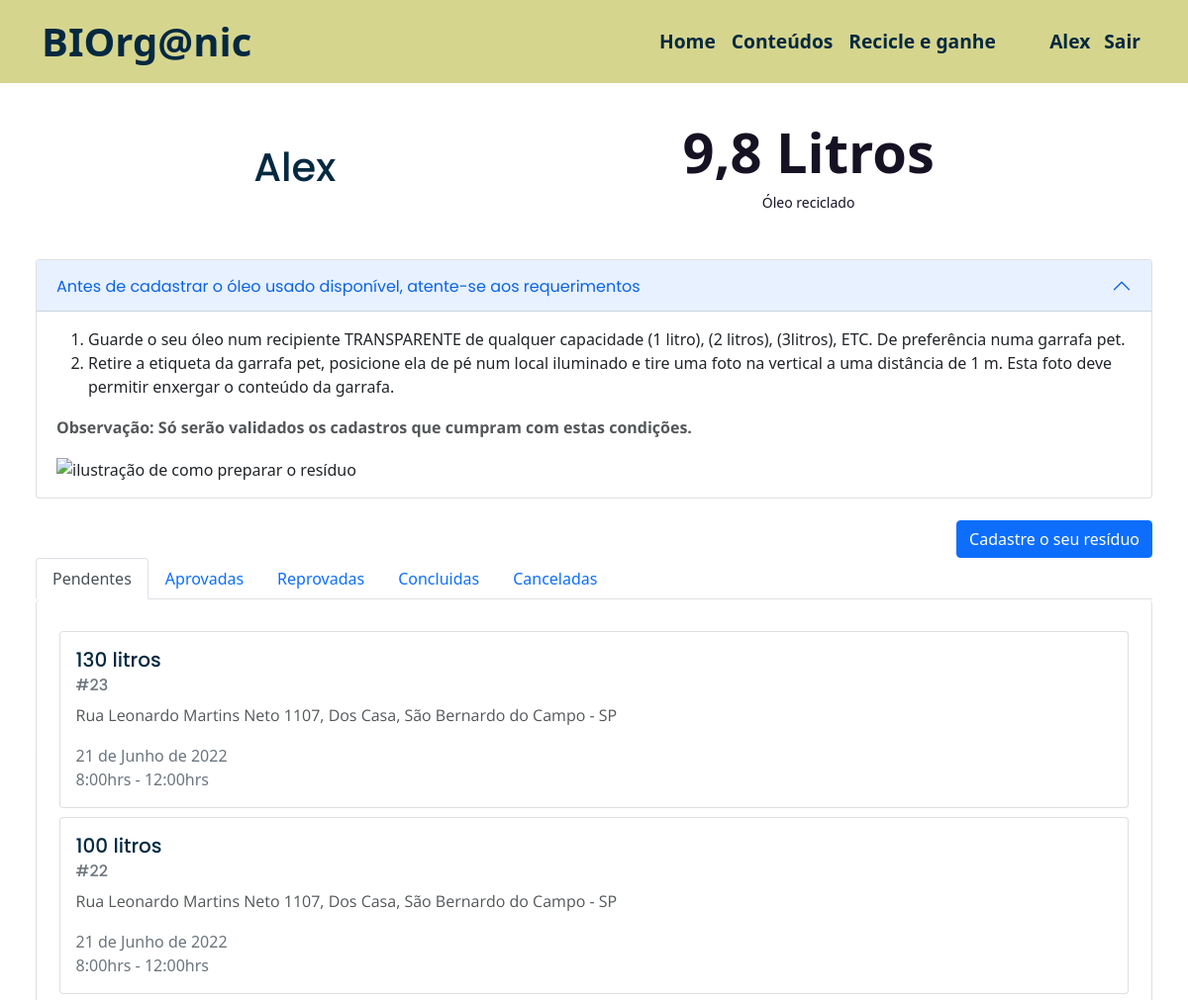
Before: /collect/ (signed in, upper part) with the older database file.
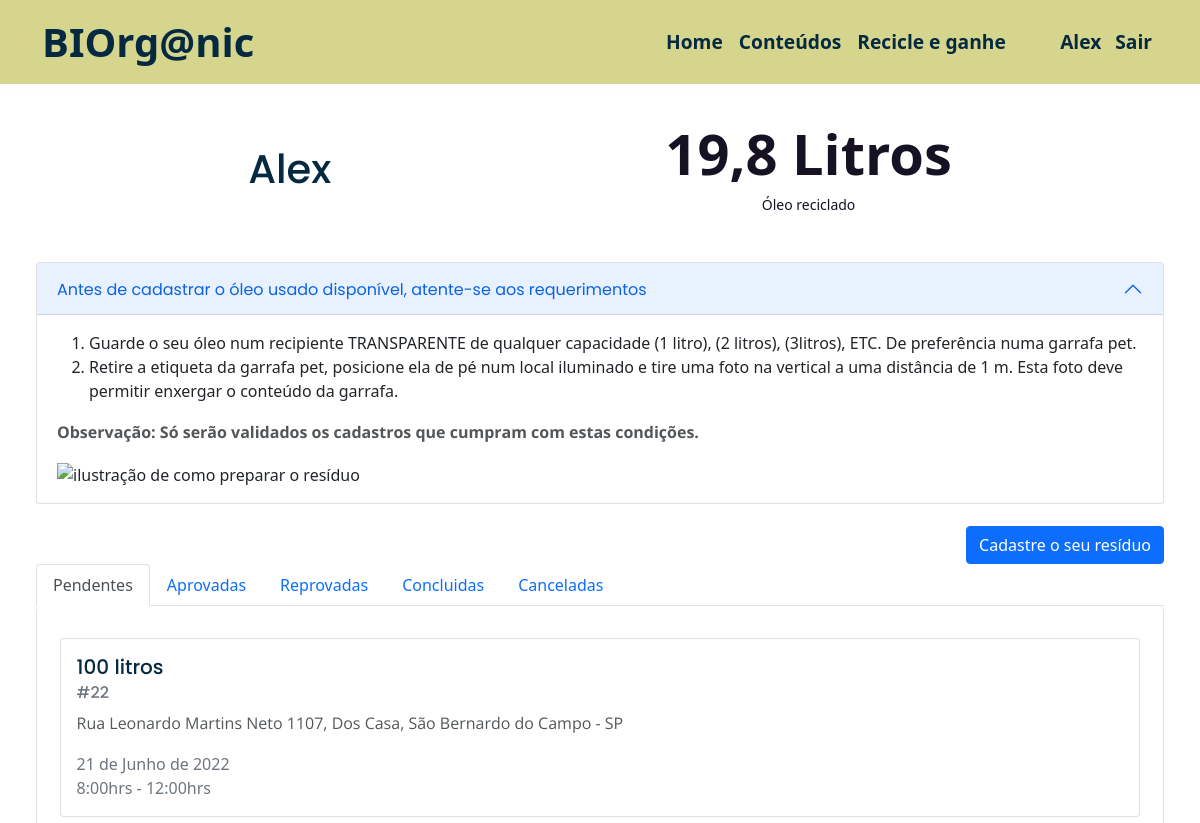
After: the same page with the newer database file.
### collect/models.py (models this page shows, shortened)
class Collect(models.Model):
    user = models.ForeignKey(User, on_delete=models.CASCADE, default='')
    name = models.CharField(max_length=30, default= '')
    liters = models.IntegerField(verbose_name='Quantidade aproximada de óleo (Lts)', default=0)
    cep = models.CharField(verbose_name='CEP', max_length=9, default= '')
    uf = models.CharField(verbose_name='Estado', max_length=20, default= '')
    city = models.CharField(verbose_name='Cidade', max_length=30, default= '')
    block = models.CharField(verbose_name='Bairro', max_length=30, default= '')
    address = models.CharField(verbose_name='Endereço', max_length=50, default= '')
    number = models.CharField(verbose_name='Numero', max_length=10, default= '')
    complement = models.CharField(verbose_name='Complemento', max_length=30, default= '', blank=True)
    date = models.DateField(verbose_name='Data da coleta', default=datetime.now)
    time = models.CharField(max_length=20, verbose_name='Horario da coleta', default='', choices=[
        ('8:00hrs - 12:00hrs','8:00hrs - 12:00hrs'),
        ('13:00hrs - 18:00hrs', '13:00hrs - 18:00hrs'),
    ])
    img = models.ImageField(verbose_name='Foto do recipiente com o óleo', default='', upload_to='', blank=True)
    created = models.DateField(auto_now_add=True)
    status = models.CharField(max_length=10, default='Pendente', choices=[
        ('Pendente','Pendente'),
        ('Aprovada', 'Aprovada'),
        ('Reprovada', 'Reprovada'),
        ('Concluida', 'Concluida'),
        ('Cancelada', 'Cancelada'),
    ])
    obs = models.TextField(max_length=50, default='')
    real_liters = models.FloatField(verbose_name='Quantidade real de óleo (Lts)', default=0)

### collect/views.py (the view)
# urls.py: path('', views.collect, name='collect_list'),
def collect(request):
    form = CollectForm()
    collections = Collect.objects.all().filter(user = request.user).order_by('-id')
    oilLiters = 0
    for i in collections:
        if i.status == 'Concluida':
            oilLiters += i.real_liters
    if request.method == 'POST':
        form = CollectForm(request.POST, request.FILES)
        if form.is_valid():
            users = User.objects.filter(username = request.user)
            collect = form.save(commit=False)
            collect.user = users[0]
            collect.name = users[0].first_name + ' ' + users[0].last_name
            collect.save()
            return redirect('/collect')
        else:
            return render(request, 'collect/collect.html', {'form': form, 'collections': collections, 'oilLiters': oilLiters})
    else:
        return render(request, 'collect/collect.html', {'form': form, 'collections': collections, 'oilLiters': oilLiters})

### templates/collect/collect.html (shortened to what the changed rows need)
{% extends 'base.html' %}
{% load crispy_forms_tags %}
{% block content %}
    <div class="collect-base">
        <div class="collect-header">
            <h1>
                {% if user.first_name %}
                    {{ user.first_name }}
                {% else %}
                    {{ user.username }}
                {% endif %}
            </h1>
            <div class="collect-lts">
                <div class="lts-number">{{ oilLiters }} Litros</div>
                <div class="lts-info">Óleo reciclado</div>
            </div>
        </div>
        <div class="accordion collect-accordion" id="accordionPanelsStayOpenExample">
            <div class="accordion-item">
                <h2 class="accordion-header" id="panelsStayOpen-headingOne">
                    <button class="accordion-button" type="button" data-bs-toggle="collapse" data-bs-target="#panelsStayOpen-collapseOne" aria-expanded="true" aria-controls="panelsStayOpen-collapseOne">
                        Antes de cadastrar o óleo usado disponível, atente-se aos requerimentos
                    </button>
                </h2>
            </div>
        </div>
          <div class="tab-content collect-area" id="myTabContent">
            <div class="tab-pane fade show active" id="pending-tab-pane" role="tabpanel" aria-labelledby="pending-tab" tabindex="0">
                {% for collect in collections %}
                    {% if collect.status == 'Pendente' %}
                        <div class="card collect-card">
                            <a href="/collect/{{ collect.id }}" class="collect-card-link">
                                <div class="card-body">
                                    <h5 class="card-title">{{ collect.liters }} litros</h5>
                                    <h6 class="card-subtitle mb-2 text-muted">#{{ collect.id }}</h6>
                                    <p class="card-text">{{ collect.address }} {{ collect.number }}, {{ collect.block }}, {{ collect.city }} - {{ collect.uf }}</p>
                                    <div class="text-muted">{{ collect.date }}</div>
                                    <div class="text-muted">{{ collect.time }}</div>
                                </div>
                            </a>
                        </div>
                    {% endif %}
                {% endfor %}
            </div>
          </div>
    </div>
{% endblock %}

Changed rows visible on the page:
no longer on this page (row edited): Collect: liters "130", id "23", address "Rua Leonardo Martins Neto", number "1107", block "Dos Casa", city "São Bernardo do Campo", uf "SP", date "21 de Junho de 2022", time "8:00hrs - 12:00hrs"
Other visible differences:
{{ oilLiters }}: "9,8" → "19,8"
